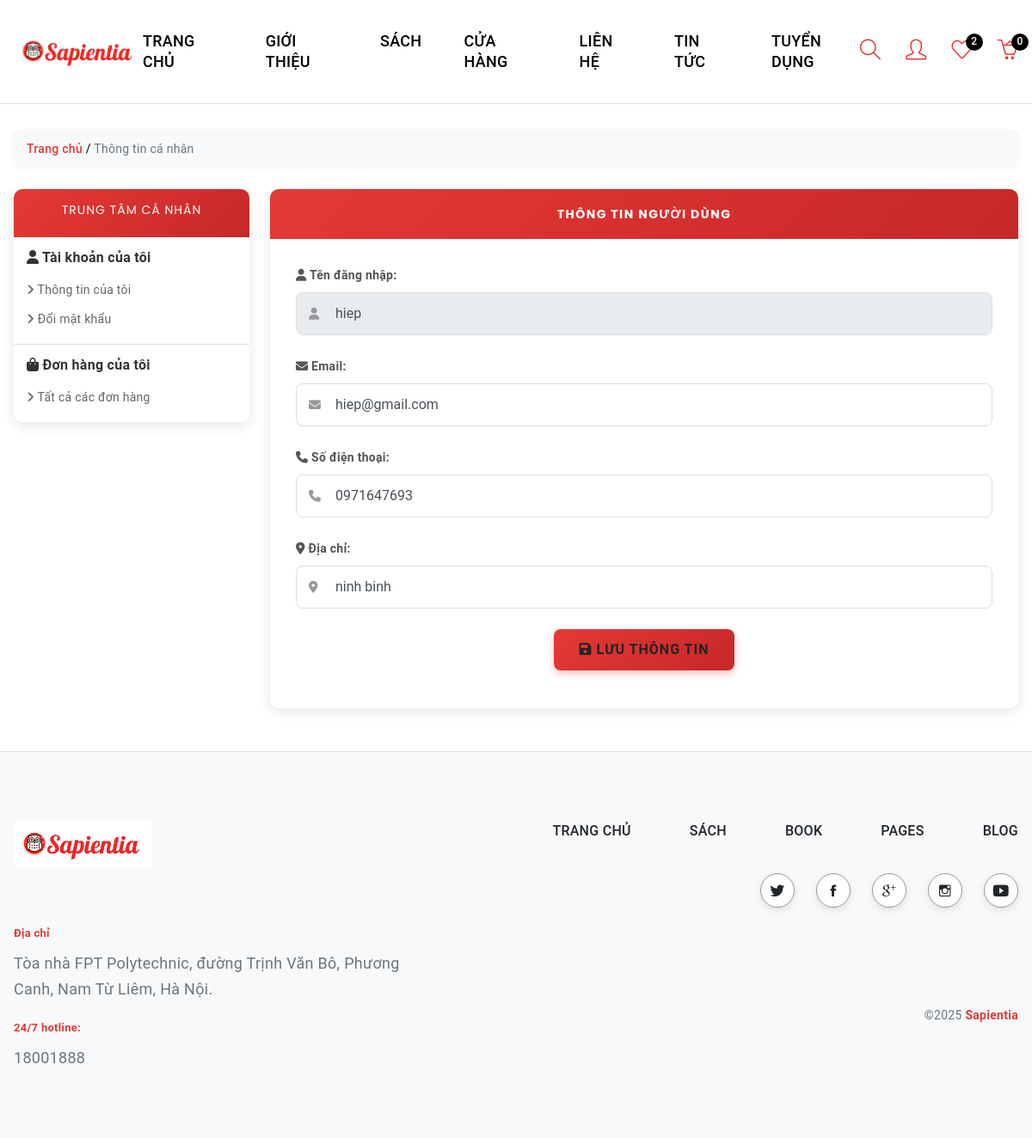
/?action=profile (signed in), run on the app's committed database.
### tables this page shows
CREATE TABLE `users` (
  `user_id` int NOT NULL,
  `name` varchar(255) NOT NULL,
  `avatar` varchar(255) DEFAULT NULL,
  `address` varchar(255) NOT NULL,
  `email` varchar(255) NOT NULL,
  `phone` varchar(10) NOT NULL,
  `password` varchar(255) NOT NULL,
  `role_id` int DEFAULT '1',
  `created_at` timestamp NULL DEFAULT NULL,
  `updated_at` timestamp NULL DEFAULT NULL
);

### controllers/client/profileController.php (called while the page is built, shortened)
<?php
class profileController{
    public $profileModel;
    public function __construct()
    {
       $this->profileModel = new profileModel();
    }
    public function  profile(){
        $show = $this->profileModel->getUsername($_SESSION['name']['name']);
        require_once './views/client/profile.php';
    }
}
?>

### commons/function.php (called while the page is built, shortened)
<?php
function connect_db() {
    try {
        $dsn = 'mysql:host=' . DB_HOST . ';port=' . DB_PORT . ';dbname=' . DB_NAME . ';charset=utf8';
        $conn = new PDO($dsn, DB_USERNAME, DB_PASSWORD);
        $conn->setAttribute(PDO::ATTR_ERRMODE, PDO::ERRMODE_EXCEPTION);
        $conn->setAttribute(PDO::ATTR_DEFAULT_FETCH_MODE, PDO::FETCH_ASSOC);
        return $conn;
    } catch (PDOException $e) {
        die('Lỗi kết nối CSDL: ' . $e->getMessage());
    }
}
?>

### models/profileModel.php (called while the page is built, shortened)
<?php
class profileModel{
    public $conn;
    public function __construct()
    {
        $this->conn = connect_db();
    }
    public function getUsername($name){
        $sql = "SELECT * FROM users WHERE name = '$name'";
        $data = $this->conn->query($sql);
        return $data->fetch();
    }
}
?>

### views/client/profile.php (the view, shortened to what this page needs)
<?php include './views/client/layout/header.php' ?>
<link rel="stylesheet" href="https://cdnjs.cloudflare.com/ajax/libs/font-awesome/6.4.0/css/all.min.css" />
<div class="container profile-container">
    <div class="breadcrumb-custom animate-fade-in">
        <a href="?action=client" onclick="saveClick('Trang chủ')">Trang chủ</a> /
        <span class="text-muted">Thông tin cá nhân</span>
    </div>
    <div class="row">
        <div class="col-md-3">
            <div class="sidebar-card animate-fade-in delay-1">
                <div class="sidebar-header text-center">
                    <h5>Trung tâm cá nhân</h5>
                </div>
                <div class="sidebar-body">
                    <ul class="list-group list-group-flush">
                        <li class="list-group-item sidebar-list-item">
                            <strong><i class="fas fa-user me-2"></i> Tài khoản của tôi</strong>
                            <ul class="list-unstyled ms-4 mt-2">
                                <li><a href="?act=profile" onclick="saveClick('Thông tin của tôi')"><i class="fas fa-angle-right me-2"></i> Thông tin của tôi</a></li>
                                <li><a href="?act=changePass" onclick="saveClick('Thông tin của tôi')"><i class="fas fa-angle-right me-2"></i> Đổi mật khẩu</a></li>
                            </ul>
                        </li>
                        <li class="list-group-item sidebar-list-item">
                            <strong><i class="fas fa-shopping-bag me-2"></i> Đơn hàng của tôi</strong>
                            <ul class="list-unstyled ms-4 mt-2">
                                <li><a href="?action=historic" onclick="saveClick('Tất cả các đơn hàng')"><i class="fas fa-angle-right me-2"></i> Tất cả các đơn hàng</a></li>
                            </ul>
                        </li>
                    </ul>
                </div>
            </div>
        </div>
        <div class="col-md-9">
            <div class="profile-card animate-fade-in delay-2">
                <div class="profile-header">
                    <h5>THÔNG TIN NGƯỜI DÙNG</h5>
                </div>
                <div class="profile-body">
                    <form action="" method="post">
                        <div class="mb-4 animate-fade-in delay-2">
                            <label for="username" class="form-label"><i class="fas fa-user me-2"></i> Tên đăng nhập:</label>
                            <div class="input-group-icon">
                                <span class="input-icon"><i class="fas fa-user"></i></span>
                                <input type="text" id="username" name="name" class="form-control icon-input" value="<?= $show['name'] ?>" readonly>
                            </div>
                        </div>
                        <div class="mb-4 animate-fade-in delay-3">
                            <label for="email" class="form-label"><i class="fas fa-envelope me-2"></i> Email:</label>
                            <div class="input-group-icon">
                                <span class="input-icon"><i class="fas fa-envelope"></i></span>
                                <input type="email" id="email" name="email" class="form-control icon-input" value="<?= $show['email'] ?>" required>
                            </div>
                        </div>
                        <div class="mb-4 animate-fade-in delay-4">
                            <label for="phone" class="form-label"><i class="fas fa-phone me-2"></i> Số điện thoại:</label>
                            <div class="input-group-icon">
                                <span class="input-icon"><i class="fas fa-phone"></i></span>
                                <input type="tel" id="phone" name="phone" class="form-control icon-input" value="<?= $show['phone'] ?>" required>
                            </div>
                        </div>
                        <div class="mb-4 animate-fade-in delay-5">
                            <label for="address" class="form-label"><i class="fas fa-map-marker-alt me-2"></i> Địa chỉ:</label>
                            <div class="input-group-icon">
                                <span class="input-icon"><i class="fas fa-map-marker-alt"></i></span>
                                <input type="text" id="address" name="address" class="form-control icon-input" value="<?= $show['address'] ?>">
                            </div>
                        </div>
                        <div class="text-center animate-fade-in delay-5">
                            <button type="submit" name="btn_update" class="btn btn-save">
                                <i class="fas fa-save me-2"></i> LƯU THÔNG TIN
                            </button>
                        </div>
                    </form>
                </div>
            </div>
        </div>
    </div>
</div>
<?php include './views/client/layout/footer.php' ?>

### views/client/layout/header.php (style rules this page uses)
body { font-family: 'Roboto', sans-serif; scroll-behavior: smooth; }
.btn-hover-effect { position: relative; overflow: hidden; }
.btn-hover-effect::before { content: ""; position: absolute; top: 0; left: -100%; width: 100%; height: 100%; background: rgba(255, 255, 255, 0.2); transition: all 0.5s ease; z-index: 1; }

### views/client/profile.php (style rules this page uses)
.profile-container { margin-top: 30px; margin-bottom: 50px; }
.breadcrumb-custom { padding: 10px 15px; background-color: #f8f9fa; border-radius: 8px; margin-bottom: 25px; box-shadow: 0 2px 5px rgba(0,0,0,0.05); transition: all 0.3s ease; }
.breadcrumb-custom a { color: var(--primary-red); text-decoration: none; font-weight: 500; transition: color 0.3s ease; }
.sidebar-card { border-radius: 10px; overflow: hidden; box-shadow: 0 4px 15px rgba(0,0,0,0.1); transition: transform 0.3s ease, box-shadow 0.3s ease; margin-bottom: 20px; }
.sidebar-header { background: linear-gradient(135deg, var(--primary-red), var(--secondary-red)); color: white; padding: 15px; font-weight: 600; text-transform: uppercase; letter-spacing: 1px; }
.sidebar-body { padding: 0; }
.sidebar-list-item { border-left: 3px solid transparent; transition: all 0.3s ease; padding: 12px 15px; }
.sidebar-list-item strong { color: #333; font-size: 16px; }
.sidebar-list-item a { color: #666; text-decoration: none; transition: all 0.3s ease; display: block; padding: 5px 0; }
.profile-card { border-radius: 10px; overflow: hidden; box-shadow: 0 4px 15px rgba(0,0,0,0.1); transition: transform 0.3s ease, box-shadow 0.3s ease; }
.profile-header { background: linear-gradient(135deg, var(--primary-red), var(--secondary-red)); color: white; padding: 20px; text-align: center; position: relative; }
.profile-header h5 { margin: 0; font-weight: 700; letter-spacing: 1.5px; }
.profile-header::after { content: ''; position: absolute; bottom: -10px; left: 50%; transform: translateX(-50%); width: 50px; height: 3px; background-color: white; border-radius: 3px; }
.profile-body { padding: 30px; }
.form-control { border-radius: 8px; padding: 12px 15px; border: 1px solid #ddd; transition: all 0.3s ease; }
.form-label { font-weight: 600; color: #555; margin-bottom: 8px; }
.btn-save { background: linear-gradient(135deg, var(--primary-red), var(--secondary-red)); border: none; border-radius: 8px; padding: 12px 30px; font-weight: 600; letter-spacing: 1px; text-transform: uppercase; transition: all 0.3s ease; box-shadow: 0 4px 10px rgba(229, 57, 53, 0.3); }
.input-group-icon { position: relative; }
.input-icon { position: absolute; top: 50%; transform: translateY(-50%); left: 15px; color: #999; z-index: 10; }
.icon-input { padding-left: 45px; }
.animate-fade-in { animation: fadeIn 0.5s ease forwards; }
.delay-1 { animation-delay: 0.1s; }
.delay-2 { animation-delay: 0.2s; }
.delay-3 { animation-delay: 0.3s; }
.delay-4 { animation-delay: 0.4s; }
.delay-5 { animation-delay: 0.5s; }

### data on the page
users: name "hiep", email "hiep@gmail.com", phone "0971647693", address "ninh binh"

### other printed values
count($_SESSION["myCart"]) "0"
